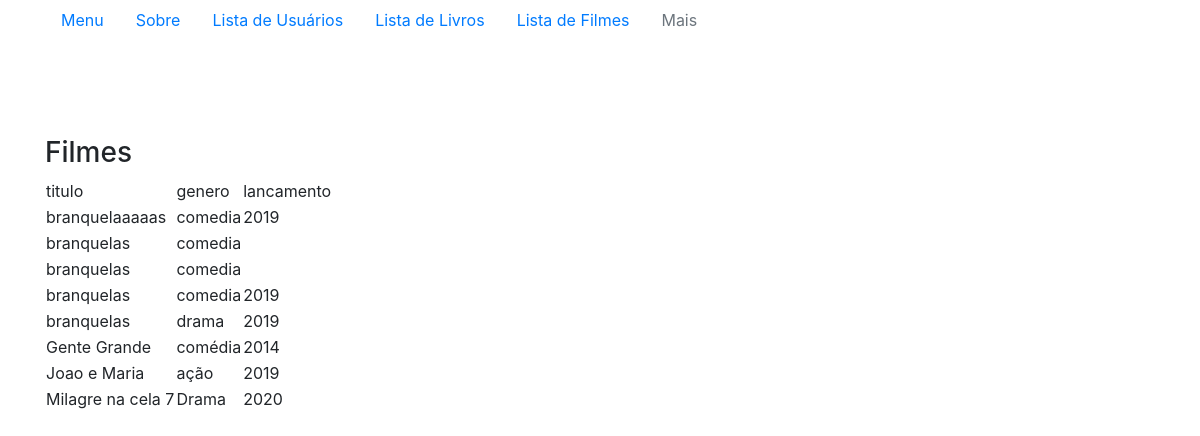
The page /index.php/filme/lista_filme on the database its author committed.
### tables this page shows
CREATE TABLE `filmes` (
  `id` int(11) NOT NULL,
  `titulo` varchar(100) NOT NULL,
  `genero` varchar(100) NOT NULL,
  `produtor` varchar(100) NOT NULL,
  `gravadora` varchar(100) NOT NULL,
  `classificacao` int(10) NOT NULL,
  `diretor` varchar(100) NOT NULL,
  `diretor_musical` varchar(100) NOT NULL,
  `roteirista` varchar(100) NOT NULL,
  `cinegrafista` varchar(100) NOT NULL,
  `origem` varchar(100) NOT NULL,
  `lancamento` varchar(20) NOT NULL,
  `tempo` varchar(100) NOT NULL,
  `criado` timestamp NOT NULL DEFAULT current_timestamp(),
  `editado` timestamp NOT NULL DEFAULT current_timestamp()
);

### application/controllers/Filme.php (called while the page is built, shortened)
<?php
class Filme extends CI_Controller {
	public function lista_filme()
	{
		$this->load->view('menu');
		$this->load->model('filme_model');
		$resultado = $this->filme_model->getFilmes();
		$dado = array('filmes'=>$resultado);
		$this->load->view('filme/lista_filme', $dado);
	}
}

### index.php (called while the page is built, shortened)
<?php
require_once BASEPATH.'core/CodeIgniter.php';

### application/models/Filme_model.php (called while the page is built, shortened)
<?php
    class filme_model extends CI_Model {
        public function getFilmes() {
            $sql = "SELECT * FROM filmes ORDER BY titulo";
            $result = $this->db->query($sql);
            $array_resultado = $result->result_array();
            return $array_resultado;
        }
    }
?>

### application/views/filme/lista_filme.php (the view, shortened to what this page needs)
<div class="container">
<div class="container">
        <div class="row">
            <h3>Filmes </h3>
        </div>
    </div>
    <table>
        <tr>
            <td>titulo</td>
            <td>genero</td>
            <td>lancamento</td>
        <?php
             foreach ($filmes as $filme) {
        ?>
        <tr>
            <td><?php echo $filme['titulo'] ?></td>
            <td><?php echo $filme['genero'] ?></td>
            <td><?php echo $filme['lancamento'] ?></td>
        <?php
        }
        ?>
    </table>
    </div>

### application/views/menu.php (shortened to what this page needs)
?><!DOCTYPE html>
<html lang="en">
<head>
    <link rel="stylesheet" href="<?=base_url('assets/bootstrap/css/bootstrap.min.css'); ?>">
</head>
<body>
    <div class="container">
    <ul class="nav">
        <li class="nav-item">
            <a class="nav-link" href="<?=base_url('inicio'); ?>">Menu</a>
        </li>
        <li class="nav-item">
            <a class="nav-link" href=" <?=base_url('/inicio/sobre'); ?>">Sobre</a>
        </li>
        <li class="nav-item">
            <a class="nav-link" href=" <?=base_url('/usuario/lista'); ?>">Lista de Usuários</a>
        </li>
        <li class="nav-item">
            <a class="nav-link" href=" <?=base_url('/livro/listaLivro'); ?>">Lista de Livros</a>
        </li>
        <li class="nav-item">
            <a class="nav-link" href=" <?=base_url('/filme/listaFilme'); ?>">Lista de Filmes</a>
        </li>
        <li class="nav-item">
            <a class="nav-link disabled" href="#" tabindex="-1" aria-disabled="true">Mais</a>
        </li>
    </ul>
    </div>
    <br><br><br>
    <br>
</body>
</html>

### rows shown on the page
filmes: titulo "branquelaaaaas", genero "comedia", lancamento "2019"
filmes: titulo "branquelas", genero "comedia"
filmes: titulo "branquelas", genero "comedia"
filmes: titulo "branquelas", genero "comedia", lancamento "2019"
filmes: titulo "branquelas", genero "drama", lancamento "2019"
filmes: titulo "Gente Grande", genero "comédia", lancamento "2014"
filmes: titulo "Joao e Maria", genero "ação", lancamento "2019"
filmes: titulo "Milagre na cela 7", genero "Drama", lancamento "2020"
